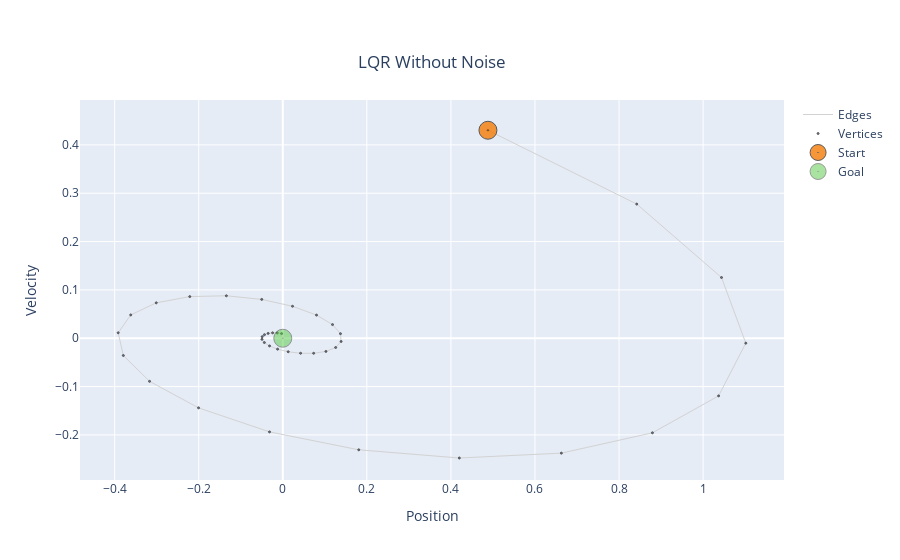

Write notebook code for a chart like this one.
### Markdown cell above
# Plotting

### Code cell
Xe = []
Ye = []
for edge in E:
    Xe+=[edge[0][0,0],edge[1][0,0], None]
    Ye+=[edge[0][1,0],edge[1][1,0], None]

Xn = [x[0,0] for x in S]
Yn = [x[1,0] for x in S]
Xi = [s_i[0,0]]
Yi = [s_i[1,0]]
Xf = [s_f[0,0]]
Yf = [s_f[1,0]]

fig = go.Figure()
fig.add_trace(go.Scatter(x=Xe,
                   y=Ye,
                   mode='lines',
                         name='Edges',
                   line=dict(color='rgb(210,210,210)', width=1),
                   hoverinfo='none'
                   ))
fig.add_trace(go.Scatter(x=Xn,
                  y=Yn,
                  mode='markers',
                  name='Vertices',
                  marker=dict(symbol='circle-dot',
                                size=2,
                                color='#6175c1',    #'#DB4551',
                                line=dict(color='rgb(50,50,50)', width=1)
                                ),
                  hoverinfo='text',
                  opacity=0.8
                  ))
fig.add_trace(go.Scatter(x=Xi,
                  y=Yi,
                  mode='markers',
                  name='Start',
                  marker=dict(symbol='circle-dot',
                                size=18,
                                color='#f67c07',    #'#DB4551',
                                line=dict(color='rgb(50,50,50)', width=1)
                                ),
                  hoverinfo='text',
                  opacity=0.8
                  ))

fig.add_trace(go.Scatter(x=Xf,
                  y=Yf,
                  mode='markers',
                  name='Goal',
                  marker=dict(symbol='circle-dot',
                                size=18,
                                color='#54ca41',    #'#DB4551',
                                line=dict(color='rgb(50,50,50)', width=1)
                                ),
                  hoverinfo='text',
                  opacity=0.5
                  ))
fig.update_layout(title={'text':"LQR Without Noise",'xanchor':'center','yanchor':'top','y':0.9,'x':0.48}, xaxis_title="Position", yaxis_title="Velocity")
fig.show()

### Figure 1 — Plotly figure (JSON) as saved in the notebook; plotly's stock layout.template omitted (floating-point values rounded to 4 significant figures)
{"data": [{"hoverinfo": "none", "line": {"color": "rgb(210,210,210)", "width": 1}, "mode": "lines", "name": "Edges", "type": "scatter", "x": [0.4881, 0.8421, null, 0.8421, 1.044, null, 1.044, 1.102, null, 1.102, 1.037, null, 1.037, 0.8795, null, 0.8795, 0.6628, null, 0.6628, 0.42, null, 0.42, 0.1808, null, 0.1808, -0.03152, null, -0.03152, -0.2004, null, -0.2004, -0.317, null, -0.317, -0.3794, null, -0.3794, -0.3916, null, -0.3916, -0.3618, null, -0.3618, -0.301, null, -0.301, -0.2213, null, -0.2213, -0.1342, null, -0.1342, -0.05008, null, -0.05008, 0.0232, null, 0.0232, 0.08025, null, 0.08025, 0.1184, null, 0.1184, 0.1373, null, 0.1373, 0.1387, null, 0.1387, 0.1258, null, 0.1258, 0.1026, null, 0.1026, 0.07345, null, 0.07345, 0.04236, null, 0.04236, 0.01286, null, 0.01286, -0.01235, null, -0.01235, -0.03153, null, -0.03153, -0.04389, null, -0.04389, -0.04946, null, -0.04946, -0.04897, null, -0.04897, -0.04362, null, -0.04362, -0.03486, null, -0.03486, -0.02423, null, -0.02423, -0.01316, null, -0.01316, -0.002853, null], "y": [0.4304, 0.2776, null, 0.2776, 0.1257, null, 0.1257, -0.01015, null, -0.01015, -0.1193, null, -0.1193, -0.1956, null, -0.1956, -0.2377, null, -0.2377, -0.2478, null, -0.2478, -0.2308, null, -0.2308, -0.1937, null, -0.1937, -0.144, null, -0.144, -0.08916, null, -0.08916, -0.03566, null, -0.03566, 0.01132, null, 0.01132, 0.04825, null, 0.04825, 0.0733, null, 0.0733, 0.08619, null, 0.08619, 0.0879, null, 0.0879, 0.08039, null, 0.08039, 0.06617, null, 0.06617, 0.04793, null, 0.04793, 0.0283, null, 0.0283, 0.009523, null, 0.009523, -0.006664, null, -0.006664, -0.01911, null, -0.01911, -0.02726, null, -0.02726, -0.03111, null, -0.03111, -0.03108, null, -0.03108, -0.02791, null, -0.02791, -0.02251, null, -0.02251, -0.01586, null, -0.01586, -0.008858, null, -0.008858, -0.002287, null, -0.002287, 0.00327, null, 0.00327, 0.007444, null, 0.007444, 0.01007, null, 0.01007, 0.01119, null, 0.01119, 0.01095, null, 0.01095, 0.009656, null]}, {"hoverinfo": "text", "marker": {"color": "#6175c1", "line": {"color": "rgb(50,50,50)", "width": 1}, "size": 2, "symbol": "circle-dot"}, "mode": "markers", "name": "Vertices", "opacity": 0.8, "type": "scatter", "x": [0.4881, 0.8421, 1.044, 1.102, 1.037, 0.8795, 0.6628, 0.42, 0.1808, -0.03152, -0.2004, -0.317, -0.3794, -0.3916, -0.3618, -0.301, -0.2213, -0.1342, -0.05008, 0.0232, 0.08025, 0.1184, 0.1373, 0.1387, 0.1258, 0.1026, 0.07345, 0.04236, 0.01286, -0.01235, -0.03153, -0.04389, -0.04946, -0.04897, -0.04362, -0.03486, -0.02423, -0.01316, -0.002853], "y": [0.4304, 0.2776, 0.1257, -0.01015, -0.1193, -0.1956, -0.2377, -0.2478, -0.2308, -0.1937, -0.144, -0.08916, -0.03566, 0.01132, 0.04825, 0.0733, 0.08619, 0.0879, 0.08039, 0.06617, 0.04793, 0.0283, 0.009523, -0.006664, -0.01911, -0.02726, -0.03111, -0.03108, -0.02791, -0.02251, -0.01586, -0.008858, -0.002287, 0.00327, 0.007444, 0.01007, 0.01119, 0.01095, 0.009656]}, {"hoverinfo": "text", "marker": {"color": "#f67c07", "line": {"color": "rgb(50,50,50)", "width": 1}, "size": 18, "symbol": "circle-dot"}, "mode": "markers", "name": "Start", "opacity": 0.8, "type": "scatter", "x": [0.4881], "y": [0.4304]}, {"hoverinfo": "text", "marker": {"color": "#54ca41", "line": {"color": "rgb(50,50,50)", "width": 1}, "size": 18, "symbol": "circle-dot"}, "mode": "markers", "name": "Goal", "opacity": 0.5, "type": "scatter", "x": [0], "y": [0]}], "layout": {"title": {"text": "LQR Without Noise", "x": 0.48, "xanchor": "center", "y": 0.9, "yanchor": "top"}, "xaxis": {"title": {"text": "Position"}}, "yaxis": {"title": {"text": "Velocity"}}}}
